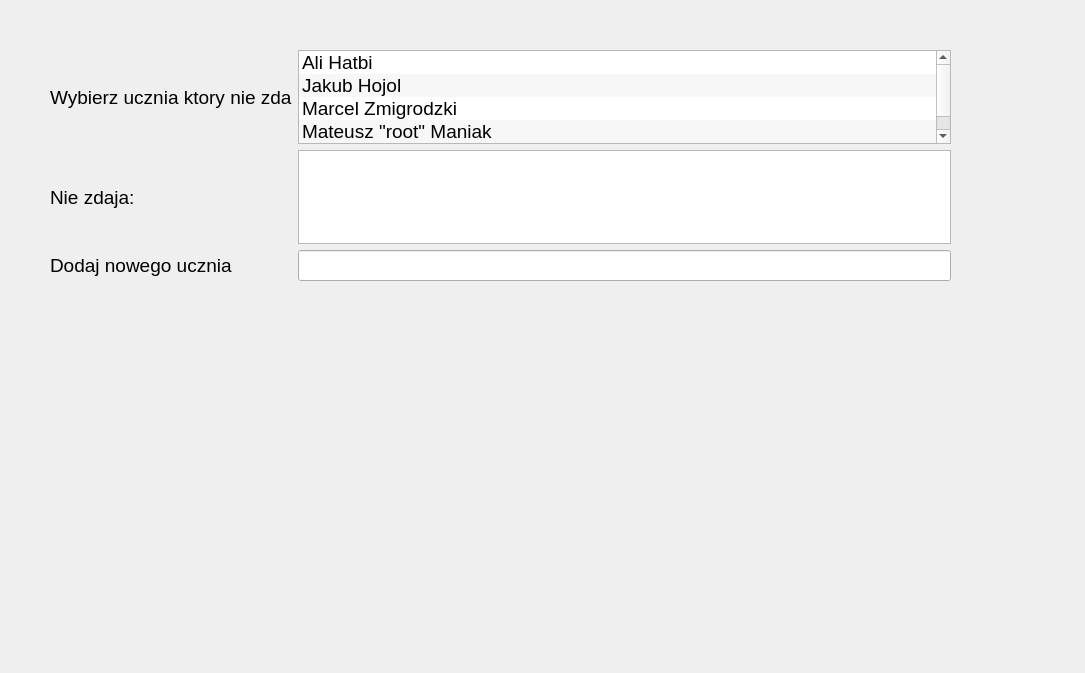
<?xml version="1.0" encoding="UTF-8"?>
<ui version="4.0">
 <class>Dialog</class>
 <widget class="QDialog" name="Dialog">
  <property name="geometry">
   <rect>
    <x>0</x>
    <y>0</y>
    <width>1085</width>
    <height>673</height>
   </rect>
  </property>
  <property name="font">
   <font>
    <pointsize>14</pointsize>
   </font>
  </property>
  <property name="windowTitle">
   <string>Dialog</string>
  </property>
  <widget class="QWidget" name="gridLayoutWidget">
   <property name="geometry">
    <rect>
     <x>50</x>
     <y>50</y>
     <width>901</width>
     <height>231</height>
    </rect>
   </property>
   <layout class="QGridLayout" name="gridLayout">
    <item row="1" column="2">
     <widget class="QListWidget" name="students">
      <property name="alternatingRowColors">
       <bool>true</bool>
      </property>
      <property name="selectionMode">
       <enum>QAbstractItemView::MultiSelection</enum>
      </property>
      <item>
       <property name="text">
        <string>Ali Hatbi</string>
       </property>
       <property name="font">
        <font>
         <weight>50</weight>
         <bold>false</bold>
        </font>
       </property>
      </item>
      <item>
       <property name="text">
        <string>Jakub Hojol</string>
       </property>
      </item>
      <item>
       <property name="text">
        <string>Marcel Zmigrodzki</string>
       </property>
      </item>
      <item>
       <property name="text">
        <string>Mateusz &quot;root&quot; Maniak</string>
       </property>
      </item>
      <item>
       <property name="text">
        <string>Jakub Janczuk</string>
       </property>
      </item>
     </widget>
    </item>
    <item row="3" column="0">
     <widget class="QLabel" name="label_3">
      <property name="text">
       <string>Dodaj nowego ucznia</string>
      </property>
     </widget>
    </item>
    <item row="3" column="2">
     <widget class="QLineEdit" name="uczen"/>
    </item>
    <item row="1" column="0">
     <widget class="QLabel" name="label">
      <property name="text">
       <string>Wybierz ucznia ktory nie zda</string>
      </property>
     </widget>
    </item>
    <item row="2" column="0">
     <widget class="QLabel" name="label_2">
      <property name="text">
       <string>Nie zdaja:</string>
      </property>
     </widget>
    </item>
    <item row="2" column="2">
     <widget class="QListWidget" name="failedstudents"/>
    </item>
   </layout>
  </widget>
 </widget>
 <resources/>
 <connections/>
</ui>
